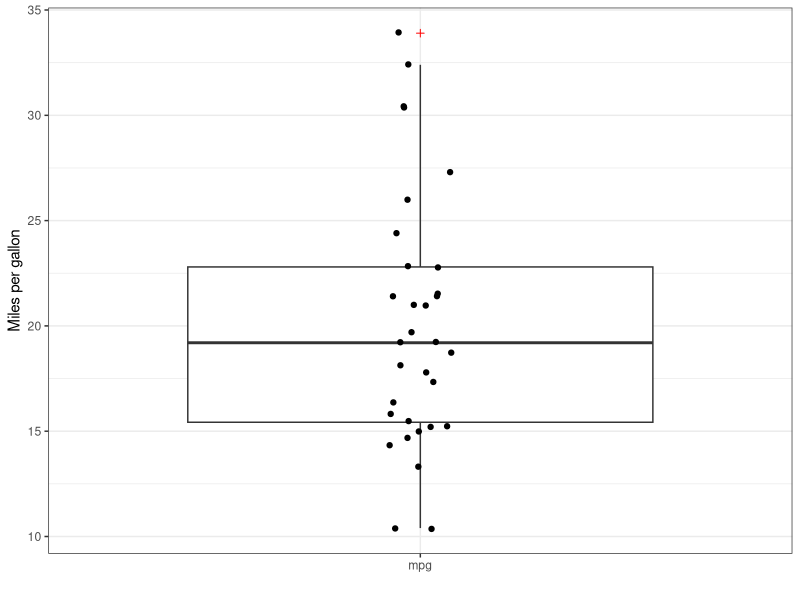
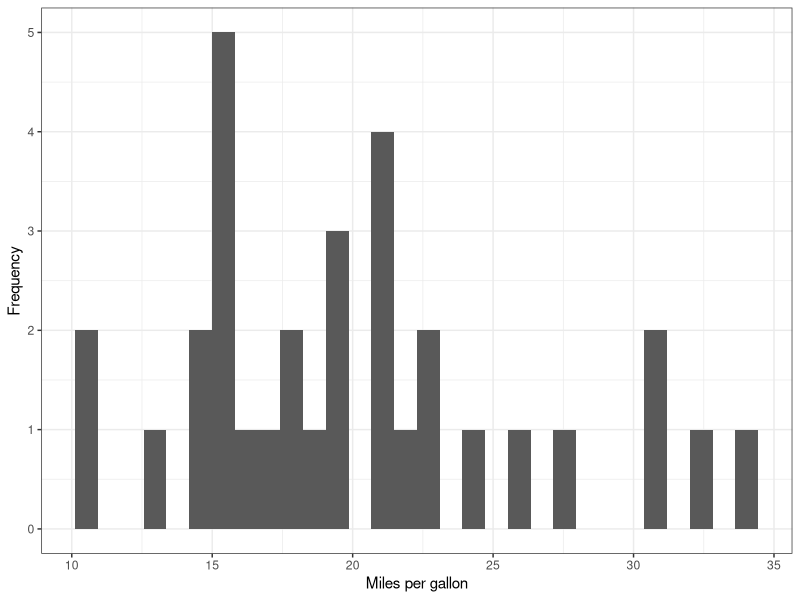

The R source for these figures, in order:
## ---- chunk 1
library(tidyverse)
library(knitr)
library(ggplot2)
## ---- chunk 2
# load the dataset
dataSet <- as_tibble(mtcars)
head(dataSet)
## ---- chunk 3
# The total number of observations is equal to the number of rows
# multiplied by the number of columns
print(dim(dataSet))
prod(dim(dataSet))
## ---- chunk 4
# the number of variables is equal, in this case to the number of columns
ncol(dataSet)
## ---- chunk 5
# We can ask R to check not available data point
# 'TRUE' means that the value corresponds to missing data
# 'FALSE' means is a valid data point
is.na(dataSet)
## ---- chunk 6
dataSetTable <- data.frame(Variable = colnames(dataSet),
		    Description = c('Miles per gallon', 'Number of cylinders', 'Displacement metric',
				    'Horsepower', 'Rear axle ratio', 'Weight (1000 lbs)', 
				    '1/4 mile time', 'Engine (0 = V-shaped, 1 = straight',
				    'Transmission (0 = automatic, 1 = manual', 'Number of forward gears', 'Number of carburetors'),
	            Type = c('Quantitative-Continuous', 'Quantitative-Discrete', 'Quantitative-Continuous', 'Quantitative-Continuous', 'Quantitative-Continuous-Ratio',
			     'Quantitative-Continuous', 'Quantitative-Continuous', 
			     'Categorical-Binary', 'Categorical-Binary', 'Quantitative-Discrete',
			     'Quantitative-Discrete'))
kable(dataSetTable, caption = "Variable type")
## ---- chunk 7
# The chosen variable are the Miles per gallon
ggplot(dataSet, aes(x="mpg", y=mpg)) +
	geom_boxplot(outlier.colour = "red", outlier.shape = 3) +
	geom_jitter(width = 0.05) +
	theme_bw() +
	ylab("Miles per gallon") +
	xlab("")
## ---- chunk 8
ggplot(dataSet, aes(x=mpg)) +
       geom_histogram() +
       theme_bw() +
       xlab("Miles per gallon") +
       ylab("Frequency")
